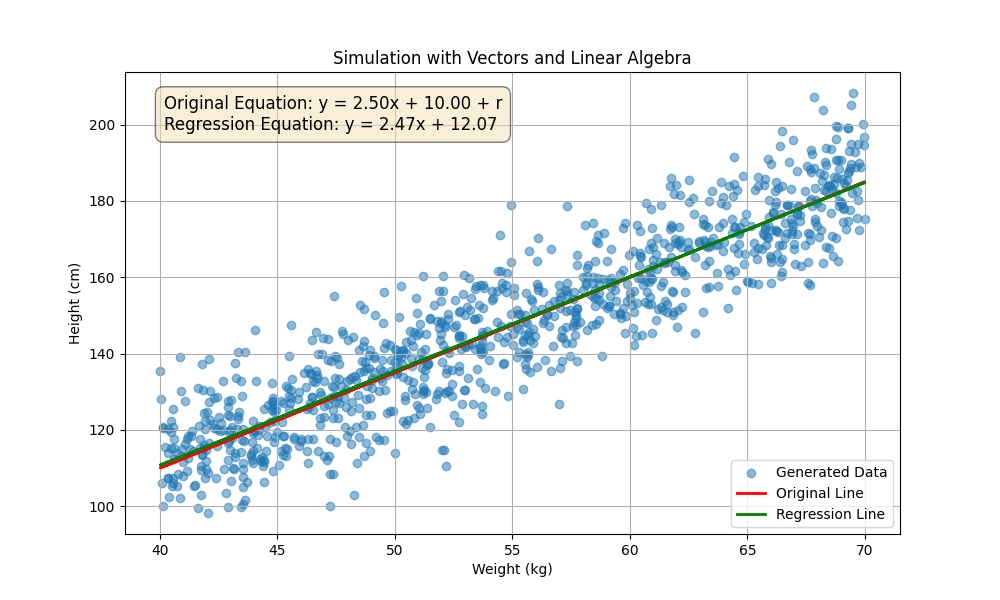

The script that saved this image:

import numpy as np
import matplotlib.pyplot as plt
from sklearn.linear_model import LinearRegression

# Set parameters for the equation y = X * W + r
# W is the vector of coefficients [a, b]
a = 2.5
b = 10
W = np.array([[a], [b]])
num_samples = 1000

# Generate random data using vector operations
np.random.seed(0)
# Weight (x) data as a column vector
weight = np.random.rand(num_samples, 1) * 30 + 40  # weights between 40 and 70

# Create the design matrix X with a column of ones for the intercept
# This is a common practice in linear algebra to represent the bias term
X = np.hstack((weight, np.ones((num_samples, 1))))

# Calculate height (y) using matrix multiplication (linear algebra)
# y = X * W + r
noise = np.random.randn(num_samples, 1) * 10
height = X @ W + noise

# Perform linear regression
# The LinearRegression model solves the same equation y = X * W for W
regression = LinearRegression()
regression.fit(weight, height)
reg_a = regression.coef_[0][0]
reg_b = regression.intercept_[0]

# Create the plot
plt.figure(figsize=(10, 6))
plt.scatter(weight, height, alpha=0.5, label='Generated Data')

# Plot the original and regression lines
plt.plot(weight, X @ W, color='red', linewidth=2, label='Original Line')
plt.plot(weight, regression.predict(weight), color='green', linewidth=2, label='Regression Line')

plt.title('Simulation with Vectors and Linear Algebra')
plt.xlabel('Weight (kg)')
plt.ylabel('Height (cm)')
plt.legend()
plt.grid(True)

# Add a text box with the equations
equation_text = (
    f"Original Equation: y = {a:.2f}x + {b:.2f} + r\n"
    f"Regression Equation: y = {reg_a:.2f}x + {reg_b:.2f}"
)
plt.text(0.05, 0.95, equation_text, transform=plt.gca().transAxes,
         fontsize=12, verticalalignment='top',
         bbox=dict(boxstyle='round,pad=0.5', fc='wheat', alpha=0.5))

# Save the plot
plt.savefig('simulation4.png')

print("Simulation complete. Plot saved to simulation4.png")
